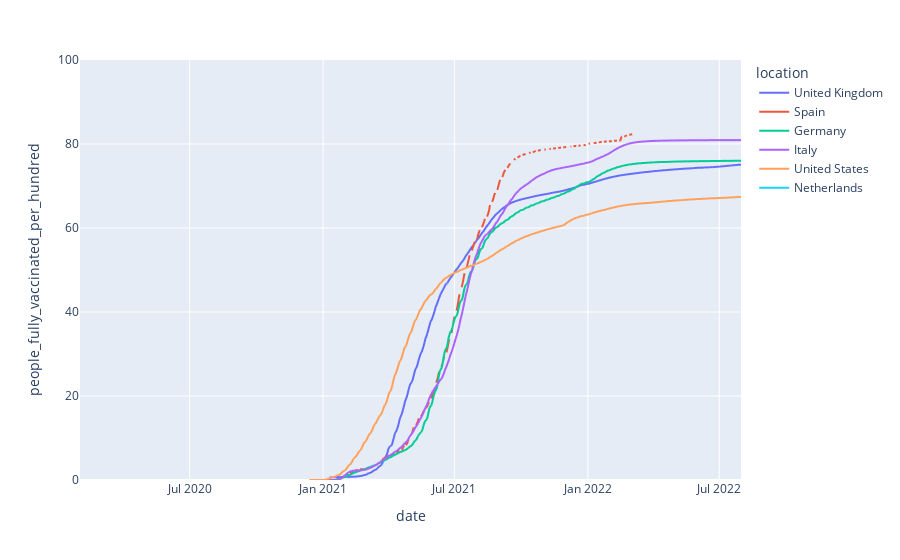

Notebook code cell kept with this figure:
### Code cell
fig = px.line(Covid_data_raw_passengers, x='date', y= 'people_fully_vaccinated_per_hundred' ,color=Covid_data_raw_passengers.index,
                 range_x=['2020-02-01','2022-07-31'], range_y=[0,100])

fig.show()

### Figure 1 — Plotly figure (JSON) as saved in the notebook; plotly's stock layout.template omitted (floating-point values rounded to 4 significant figures; data arrays with more than 128 entries replaced by an {"elided": "..."} marker saying what was removed)
{"data": [{"hovertemplate": "location=United Kingdom<br>date=%{x}<br>people_fully_vaccinated_per_hundred=%{y}<extra></extra>", "legendgroup": "United Kingdom", "line": {"color": "#636efa", "dash": "solid"}, "marker": {"symbol": "circle"}, "mode": "lines", "name": "United Kingdom", "showlegend": true, "type": "scattergl", "x": {"elided": "986 str values"}, "xaxis": "x", "y": {"elided": "986 float values"}, "yaxis": "y"}, {"hovertemplate": "location=Spain<br>date=%{x}<br>people_fully_vaccinated_per_hundred=%{y}<extra></extra>", "legendgroup": "Spain", "line": {"color": "#EF553B", "dash": "solid"}, "marker": {"symbol": "circle"}, "mode": "lines", "name": "Spain", "showlegend": true, "type": "scattergl", "x": {"elided": "984 str values"}, "xaxis": "x", "y": {"elided": "984 float values"}, "yaxis": "y"}, {"hovertemplate": "location=Germany<br>date=%{x}<br>people_fully_vaccinated_per_hundred=%{y}<extra></extra>", "legendgroup": "Germany", "line": {"color": "#00cc96", "dash": "solid"}, "marker": {"symbol": "circle"}, "mode": "lines", "name": "Germany", "showlegend": true, "type": "scattergl", "x": {"elided": "989 str values"}, "xaxis": "x", "y": {"elided": "989 float values"}, "yaxis": "y"}, {"hovertemplate": "location=Italy<br>date=%{x}<br>people_fully_vaccinated_per_hundred=%{y}<extra></extra>", "legendgroup": "Italy", "line": {"color": "#ab63fa", "dash": "solid"}, "marker": {"symbol": "circle"}, "mode": "lines", "name": "Italy", "showlegend": true, "type": "scattergl", "x": {"elided": "985 str values"}, "xaxis": "x", "y": {"elided": "985 float values"}, "yaxis": "y"}, {"hovertemplate": "location=United States<br>date=%{x}<br>people_fully_vaccinated_per_hundred=%{y}<extra></extra>", "legendgroup": "United States", "line": {"color": "#FFA15A", "dash": "solid"}, "marker": {"symbol": "circle"}, "mode": "lines", "name": "United States", "showlegend": true, "type": "scattergl", "x": {"elided": "994 str values"}, "xaxis": "x", "y": {"elided": "994 float values"}, "yaxis": "y"}, {"hovertemplate": "location=Netherlands<br>date=%{x}<br>people_fully_vaccinated_per_hundred=%{y}<extra></extra>", "legendgroup": "Netherlands", "line": {"color": "#19d3f3", "dash": "solid"}, "marker": {"symbol": "circle"}, "mode": "lines", "name": "Netherlands", "showlegend": true, "type": "scattergl", "x": {"elided": "958 str values"}, "xaxis": "x", "y": {"elided": "958 float values"}, "yaxis": "y"}], "layout": {"legend": {"title": {"text": "location"}, "tracegroupgap": 0}, "margin": {"t": 60}, "xaxis": {"anchor": "y", "domain": [0, 1], "range": ["2020-02-01", "2022-07-31"], "title": {"text": "date"}}, "yaxis": {"anchor": "x", "domain": [0, 1], "range": [0, 100], "title": {"text": "people_fully_vaccinated_per_hundred"}}}}
